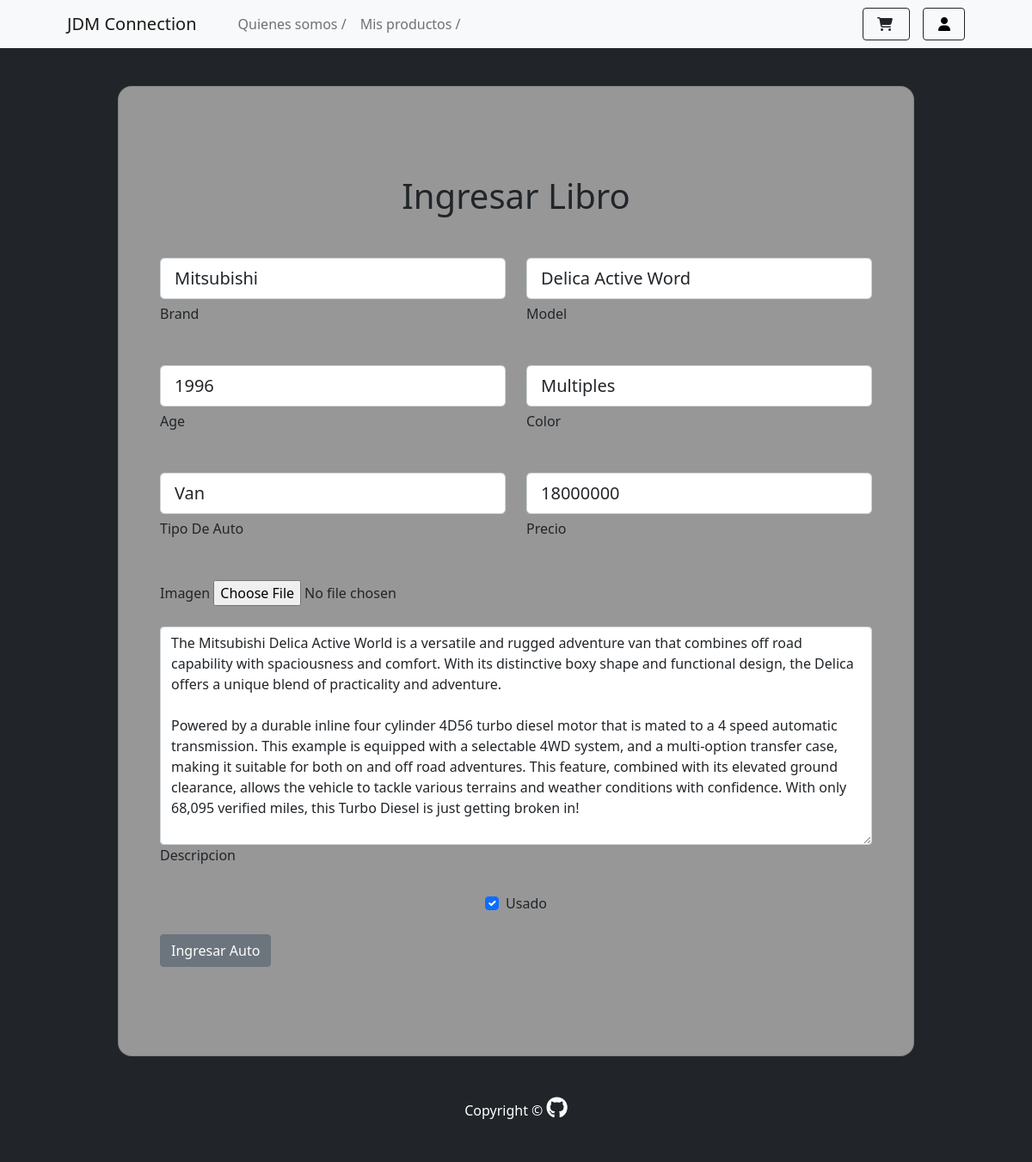
/update_car/2/, run on the app's committed database.
### cars/models.py (models this page shows, shortened)
class Cars(models.Model):
    brand       = models.CharField(max_length=30)
    model       = models.CharField(max_length=50)
    color       = models.CharField(max_length=30)
    description = models.TextField(blank=True)
    type_car    = models.CharField(max_length=30)
    age         = models.CharField(max_length=4)
    used        = models.BooleanField(default=True)
    stock       = models.IntegerField(default=1, null=False)
    price       = models.IntegerField()
    register    = models.DateTimeField(auto_now_add=True)
    image       = models.ImageField(upload_to="cars_img", null=True)
    in_stock    = models.BooleanField(default=True)
    class Meta:
        db_table = 'cars'
        ordering = ['id']

### cars/views.py (the view)
# urls.py: path('update_car/<int:car_id>/', views.update_car, name='update_car')
def update_car(request, car_id):
    car = get_object_or_404(Cars, id=car_id)
    if request.method == 'POST':
        form = CarsForm(request.POST, request.FILES, instance=car)
        if form.is_valid():
            car.image.delete(save=False)
            car = form.save(commit=False)
            car.image = request.FILES.get('txtImagen')
            form.save()
            return redirect('products')
    else:
        form = CarsForm(instance=car)
    return render(request, 'crud/update_car.html', {'form': form})

### cars/forms.py
class CarsForm(ModelForm):
    class Meta:
        model = Cars
        fields = ['brand', 'model', 'description', 'price','age','color','type_car']

### cars/context_processor.py (called while the page is built)
def total_cart_value(request):
    cart = request.session.get("cart", {})
    total_value = 0
    for key, value in cart.items():
        price = int(value.get("price", 0))
        quantity = int(value.get("quantity", 0))
        total_value += price
    return {'total_cart_value': total_value}

### cars/templates/crud/update_car.html (shortened to what this page needs)
{% extends "base/base.html" %}
{% block content %}
<section class="intro">
    <div
      class="bg-image-vertical h-100"
      style="
        background-color: #212529;
      "
    >
      <div class="mask d-flex align-items-center h-100">
        <div class="container">
          <div class="row justify-content-center">
            <div class="col-12 col-lg-10">
              <div class="card" style="border-radius: 1rem; background-color: #979797; margin-top: 100px;" >
                <div class="card-body p-5"style="margin: 55px 0; background-color: #979797">
                  <h1 class="mb-5 text-center">Ingresar Libro</h1>
                  {% load widget_tweaks %}
                  <form method="post" enctype="multipart/form-data">
                    <div class="row">
                      <div class="col-12 col-md-6 mb-4">
                        <div class="form-outline form-white mb-4">
                            {% render_field form.brand class="form-control form-control-lg" %}
                            <label class="form-label" for="{{ form.brand.id_for_label }}" style="display: block; margin-top: 5px;">Brand</label>
                        </div>
                      </div>
                      <div class="col-12 col-md-6 mb-4">
                        <div class="form-outline form-white mb-4">
                            {% render_field form.model class="form-control form-control-lg" %}
                            <label class="form-label" for="{{ form.model.id_for_label }}" style="display: block; margin-top: 5px;">Model</label>
                        </div>
                      </div>
                    </div>
                  <div class="row">
                      <div class="col-12 col-md-6 mb-4">
                        <div class="form-outline form-white mb-4">
                            {% render_field form.age class="form-control form-control-lg" %}
                            <label class="form-label" for="{{ form.age.id_for_label }}" style="display: block; margin-top: 5px;">Age</label>
                        </div>
                      </div>
                      <div class="col-12 col-md-6 mb-4">
                        <div class="form-outline form-white mb-4">
                            {% render_field form.color class="form-control form-control-lg" %}
                            <label class="form-label" for="{{ form.color.id_for_label }}" style="display: block; margin-top: 5px;">Color</label>
                        </div>
                      </div>
                    </div>
                    <div class="row">
                      <div class="col-12 col-md-6 mb-4">
                        <div class="form-outline form-white mb-4">
                            {% render_field form.type_car class="form-control form-control-lg" %}
                            <label class="form-label" for="{{ form.type_car.id_for_label }}" style="display: block; margin-top: 5px;">Tipo De Auto</label>
                        </div>
                      </div>
                      <div class="col-12 col-md-6 mb-4">
                        <div class="form-outline form-white mb-4">
                            {% render_field form.price class="form-control form-control-lg" %}
                            <label class="form-label" for="{{ form.price.id_for_label }}" style="display: block; margin-top: 5px;">Precio</label>
                        </div>
                      </div>
                    </div>
                    <div class="form-outline form-white mb-4">
                        <label>Imagen</label>
                        <input type="file" name="txtImagen" id="txtImagen">
                    </div>
                    <div class="form-outline mb-4">
                      {% render_field form.description class="form-control" %}
                      <label class="form-label" for="form6Example4"
                        >Descripcion</label
                      >
                    </div>
                    <div class="form-check d-flex justify-content-center mb-4">
                      <input
                        class="form-check-input me-2"
                        type="checkbox"
                        value=""
                        id="form6Example8"
                        checked
                      />
                      <label class="form-check-label" for="form6Example8">
                        Usado
                      </label>
                    </div>
                    <button
                      type="submit"
                      class="btn btn-secondary btn-rounded btn-block"
                    >
                      Ingresar Auto
                    </button>
                  </form>
                </div>
              </div>
            </div>
          </div>
        </div>
      </div>
    </div>
  </section>
{% endblock content %}

### data on the page
Cars: brand "Mitsubishi", model "Delica Active Word", age "1996", color "Multiples", type_car "Van", price "18000000", description "The Mitsubishi Delica Active World is a versatile and rugged adventure van that combines off road capability with spaciousness and comfort. With its distinctive boxy shape and functional design, the Delica offers a unique blend of practicality and adventure. Powered by a durable inline four cylinder 4D56 turbo diesel motor that is mated to a 4 speed automatic transmission. This example is equipped with a selectable 4WD system, and a multi-option transfer case, making it suitable for both on and off road adventures. This feature, combined with its elevated ground clearance, allows the vehicle to tackle various terrains and weather conditions with confidence. With only 68,095 verified miles,…"
